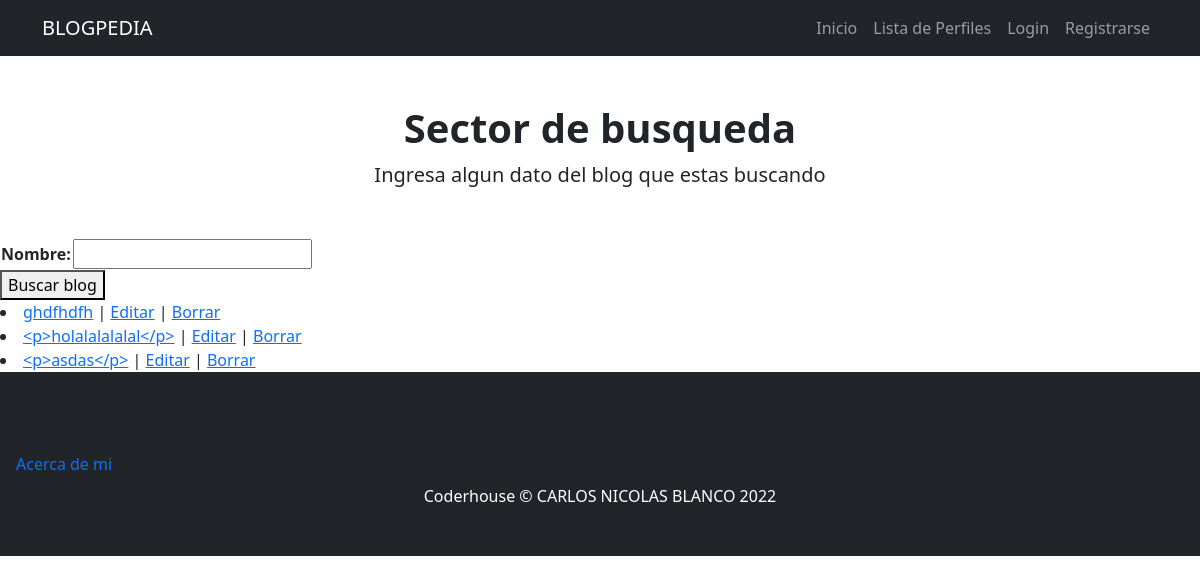
Page /usuarios/blogs on the earlier database version.
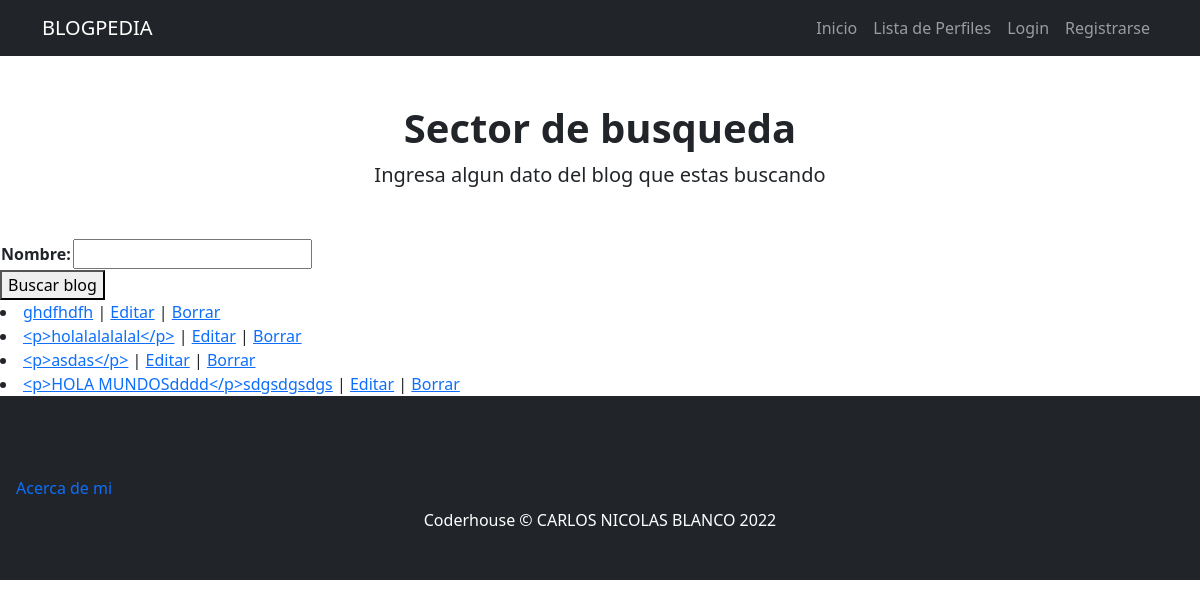
Same page on the later database version.
### usuarios/models.py (models this page shows)
class blog(models.Model):
    titulo = models.CharField(max_length=30,blank= True, null=True)
    subtitulo = models.CharField(max_length=30,blank= True, null=True)
    imagen_blog= models.ImageField(upload_to='imagen_blog',blank=True, null=True)
    blog = RichTextField(blank= True, null=True)
    fecha_creacion_blog = models.DateTimeField(default=timezone.now)
    def __str__(self):
        return f'{self.blog}'

### usuarios/views.py (the view)
# urls.py: path('blogs',views.lista_blogs,name='blogs'),
def lista_blogs(request):
    blog_a_buscar = request.GET.get('blog', None)
    if blog_a_buscar is not None:
        blogs = blog.objects.filter(blog__icontains= blog_a_buscar)
    else:
        blogs = blog.objects.all()
    form = BlogBusqueda()
    return render(request,'usuarios/lista_blog.html',{'form': form, 'blogs' : blogs})

### usuarios/forms.py
class BlogBusqueda(forms.Form):
    nombre= forms.CharField(max_length=30)

### usuarios/templates/usuarios/lista_blog.html (shortened to what this page needs)
{% extends 'index/index.html' %}
{% block header_block %}
     <h1 class="fw-bolder">Sector de busqueda</h1>
     <p class="lead mb-0">Ingresa algun dato del blog que estas buscando</p>
{% endblock header_block %}
{% block body_block %}
    <form action="" method="get">
        <table>
            {{form.as_table}}
        </table>
        <button>Buscar blog</button>
    </form>
    {% for blog in blogs  %}
        <li>
            <a href= {% url 'detalle_blog' blog.id %}>{{blog}}</a> |
            <a href= {% url 'editar_blog' blog.id %}>Editar</a> |
            <a href= {% url 'borrar_blog' blog.id %}>Borrar</a>
        </li>
    {% endfor %}
{% endblock body_block %}

### index/templates/index/index.html (shortened to what this page needs)
<!DOCTYPE html>
<html lang="en">
    <head>
        {% load static %}
        <link href={% static "css/styles.css" %} rel="stylesheet" />
    </head>
    <body>
        <nav class="navbar navbar-expand-lg navbar-dark bg-dark">
            <div class="container">
                <a class="navbar-brand" href={%url 'index' %}>BLOGPEDIA</a>
                <div class="collapse navbar-collapse" id="navbarSupportedContent">
                    <ul class="navbar-nav ms-auto mb-2 mb-lg-0">
                        <li class="nav-item"><a class="nav-link" href={% url 'index' %}>Inicio</a></li>
                        <li class="nav-item"><a class="nav-link" href={% url 'usuarios' %}>Lista de Perfiles</a></li>
                        {% if request.user.is_authenticated  %}
                            <li class="nav-item"><a class="nav-link" href={% url 'edit_user' %}>Editar</a></li>
                            <li class="nav-item"><a class="nav-link" href={% url 'logout' %}>Logout</a></li>
                            <li class="nav-item"><a class="nav-link" href={% url 'blogs' %}>Blogs</a></li>
                            <li class="nav-item"><a class="nav-link" href={% url 'plantilla' %}>Acciones</a></li>
                        {% else %}
                            <li class="nav-item"><a class="nav-link" href={% url 'login' %}>Login</a></li>
                            <li class="nav-item"><a class="nav-link" href={% url 'registrarse' %}>Registrarse</a></li>
                        {% endif %}
                    </ul>
                </div>
            </div>
        </nav>
        <header>
            <div class="container">
                <div class="text-center my-5">
                    {% block header_block %}{% endblock header_block %}
                </div>
            </div>
        </header>
        {% block body_block %}
        {% endblock body_block %}
        <footer class="py-5 bg-dark">
            <li class="nav-item"><a class="nav-link" href={% url 'about_us' %}>Acerca de mi</a></li>
            <div class="container"><p class="m-0 text-center text-white">Coderhouse &copy; CARLOS NICOLAS BLANCO 2022</p></div>
        </footer>
    </body>
</html>

Differences in the rows shown:
added blog: blog "<p>HOLA MUNDOSdddd</p>sdgsdgsdgs"
